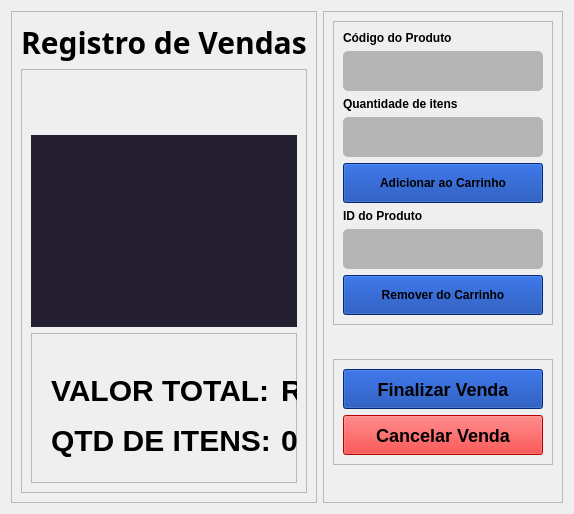
      <widget class="QWidget" name="page_4_venda">
       <layout class="QHBoxLayout" name="horizontalLayout_3">
        <item>
         <widget class="QFrame" name="frame_4">
          <property name="styleSheet">
           <string notr="true"/>
          </property>
          <property name="frameShape">
           <enum>QFrame::StyledPanel</enum>
          </property>
          <property name="frameShadow">
           <enum>QFrame::Raised</enum>
          </property>
          <layout class="QVBoxLayout" name="verticalLayout_5">
           <item alignment="Qt::AlignHCenter">
            <widget class="QLabel" name="label_title_carrinho">
             <property name="maximumSize">
              <size>
               <width>16777215</width>
               <height>45</height>
              </size>
             </property>
             <property name="font">
              <font>
               <family>Ubuntu Condensed</family>
               <pointsize>-1</pointsize>
               <bold>true</bold>
              </font>
             </property>
             <property name="styleSheet">
              <string notr="true">font-weight: bold;
color: black;
border: 0;
font-size: 30px</string>
             </property>
             <property name="text">
              <string>Registro de Vendas</string>
             </property>
            </widget>
           </item>
           <item>
            <widget class="QFrame" name="frame">
             <property name="frameShape">
              <enum>QFrame::StyledPanel</enum>
             </property>
             <property name="frameShadow">
              <enum>QFrame::Raised</enum>
             </property>
             <layout class="QVBoxLayout" name="verticalLayout_6">
              <item>
               <widget class="QLabel" name="error_registrar_venda">
                <property name="minimumSize">
                 <size>
                  <width>0</width>
                  <height>50</height>
                 </size>
                </property>
                <property name="styleSheet">
                 <string notr="true">color: red;
font-size: 12px;
font-weight: bold;</string>
                </property>
                <property name="text">
                 <string/>
                </property>
               </widget>
              </item>
              <item>
               <widget class="QTableView" name="carrinho_table">
                <property name="styleSheet">
                 <string notr="true">background: rgb(36, 31, 49);
color: white;
text-align: center;
border-radius: 0;</string>
                </property>
                <property name="selectionBehavior">
                 <enum>QAbstractItemView::SelectRows</enum>
                </property>
                <attribute name="horizontalHeaderVisible">
                 <bool>true</bool>
                </attribute>
                <attribute name="verticalHeaderVisible">
                 <bool>false</bool>
                </attribute>
               </widget>
              </item>
              <item>
               <widget class="QFrame" name="frame_6">
                <property name="minimumSize">
                 <size>
                  <width>0</width>
                  <height>150</height>
                 </size>
                </property>
                <property name="frameShape">
                 <enum>QFrame::StyledPanel</enum>
                </property>
                <property name="frameShadow">
                 <enum>QFrame::Raised</enum>
                </property>
                <widget class="QLabel" name="label_qtd_itens_carrinho">
                 <property name="geometry">
                  <rect>
                   <x>250</x>
                   <y>90</y>
                   <width>261</width>
                   <height>34</height>
                  </rect>
                 </property>
                 <property name="styleSheet">
                  <string notr="true">font-weight: bold;
color: black;
border: 0;
font-size: 30px</string>
                 </property>
                 <property name="text">
                  <string>0</string>
                 </property>
                </widget>
                <widget class="QLabel" name="label_qtd_itens_total">
                 <property name="geometry">
                  <rect>
                   <x>20</x>
                   <y>90</y>
                   <width>231</width>
                   <height>34</height>
                  </rect>
                 </property>
                 <property name="styleSheet">
                  <string notr="true">font-weight: bold;
color: black;
border: 0;
font-size: 30px</string>
                 </property>
                 <property name="text">
                  <string>QTD DE ITENS:</string>
                 </property>
                </widget>
                <widget class="QLabel" name="label_valor_total">
                 <property name="geometry">
                  <rect>
                   <x>20</x>
                   <y>40</y>
                   <width>221</width>
                   <height>34</height>
                  </rect>
                 </property>
                 <property name="styleSheet">
                  <string notr="true">font-weight: bold;
color: black;
border: 0;
font-size: 30px</string>
                 </property>
                 <property name="text">
                  <string>VALOR TOTAL:</string>
                 </property>
                </widget>
                <widget class="QLabel" name="label_valor_total_carrinho">
                 <property name="geometry">
                  <rect>
                   <x>250</x>
                   <y>40</y>
                   <width>501</width>
                   <height>34</height>
                  </rect>
                 </property>
                 <property name="styleSheet">
                  <string notr="true">font-weight: bold;
color: black;
border: 0;
font-size: 30px</string>
                 </property>
                 <property name="text">
                  <string>R$0,00</string>
                 </property>
                </widget>
               </widget>
              </item>
             </layout>
            </widget>
           </item>
          </layout>
         </widget>
        </item>
        <item>
         <widget class="QFrame" name="frame_5">
          <property name="minimumSize">
           <size>
            <width>240</width>
            <height>0</height>
           </size>
          </property>
          <property name="maximumSize">
           <size>
            <width>240</width>
            <height>16777215</height>
           </size>
          </property>
          <property name="styleSheet">
           <string notr="true"/>
          </property>
          <property name="frameShape">
           <enum>QFrame::StyledPanel</enum>
          </property>
          <property name="frameShadow">
           <enum>QFrame::Raised</enum>
          </property>
          <layout class="QVBoxLayout" name="verticalLayout_11">
           <item alignment="Qt::AlignVCenter">
            <widget class="QFrame" name="frame_25">
             <property name="frameShape">
              <enum>QFrame::StyledPanel</enum>
             </property>
             <property name="frameShadow">
              <enum>QFrame::Raised</enum>
             </property>
             <layout class="QVBoxLayout" name="verticalLayout_14">
              <item>
               <widget class="QLabel" name="label_cod_produto_carrinho">
                <property name="minimumSize">
                 <size>
                  <width>0</width>
                  <height>0</height>
                 </size>
                </property>
                <property name="maximumSize">
                 <size>
                  <width>16777215</width>
                  <height>35</height>
                 </size>
                </property>
                <property name="styleSheet">
                 <string notr="true">font-weight: bold;
color: black;
border: 0;</string>
                </property>
                <property name="text">
                 <string>Código do Produto</string>
                </property>
               </widget>
              </item>
              <item>
               <widget class="QLineEdit" name="lineEdit_cod_produto_carrinho">
                <property name="minimumSize">
                 <size>
                  <width>0</width>
                  <height>40</height>
                 </size>
                </property>
                <property name="maximumSize">
                 <size>
                  <width>16777215</width>
                  <height>40</height>
                 </size>
                </property>
                <property name="styleSheet">
                 <string notr="true">background: rgba(6, 0, 0, 0.25);
border-radius: 5px;
color: black;
font-size: 24px;</string>
                </property>
               </widget>
              </item>
              <item>
               <widget class="QLabel" name="label_qtd_itens">
                <property name="maximumSize">
                 <size>
                  <width>16777215</width>
                  <height>40</height>
                 </size>
                </property>
                <property name="styleSheet">
                 <string notr="true">font-weight: bold;
color: black;
border: 0;</string>
                </property>
                <property name="text">
                 <string>Quantidade de itens</string>
                </property>
               </widget>
              </item>
              <item>
               <widget class="QLineEdit" name="lineEdit_qtd_produto_carrinho_2">
                <property name="minimumSize">
                 <size>
                  <width>0</width>
                  <height>40</height>
                 </size>
                </property>
                <property name="maximumSize">
                 <size>
                  <width>16777215</width>
                  <height>40</height>
                 </size>
                </property>
                <property name="styleSheet">
                 <string notr="true">background: rgba(6, 0, 0, 0.25);
border-radius: 5px;
color: black;
font-size: 24px;</string>
                </property>
               </widget>
              </item>
              <item>
               <widget class="QPushButton" name="btn_add_carrinho">
                <property name="minimumSize">
                 <size>
                  <width>0</width>
                  <height>40</height>
                 </size>
                </property>
                <property name="maximumSize">
                 <size>
                  <width>16777215</width>
                  <height>40</height>
                 </size>
                </property>
                <property name="styleSheet">
                 <string notr="true">background: #0339A6;
font-weight: bold;</string>
                </property>
                <property name="text">
                 <string>Adicionar ao Carrinho</string>
                </property>
               </widget>
              </item>
              <item>
               <widget class="QLabel" name="label_id_produto">
                <property name="maximumSize">
                 <size>
                  <width>16777215</width>
                  <height>40</height>
                 </size>
                </property>
                <property name="styleSheet">
                 <string notr="true">font-weight: bold;
color: black;
border: 0;</string>
                </property>
                <property name="text">
                 <string>ID do Produto</string>
                </property>
               </widget>
              </item>
              <item>
               <widget class="QLineEdit" name="lineEdit_id_remove_carrinho">
                <property name="minimumSize">
                 <size>
                  <width>0</width>
                  <height>40</height>
                 </size>
                </property>
                <property name="maximumSize">
                 <size>
                  <width>16777215</width>
                  <height>40</height>
                 </size>
                </property>
                <property name="styleSheet">
                 <string notr="true">background: rgba(6, 0, 0, 0.25);
border-radius: 5px;
color: black;
font-size: 24px;</string>
                </property>
                <property name="text">
                 <string/>
                </property>
               </widget>
              </item>
              <item>
               <widget class="QPushButton" name="btn_remover_carrinho">
                <property name="minimumSize">
                 <size>
                  <width>0</width>
                  <height>40</height>
                 </size>
                </property>
                <property name="maximumSize">
                 <size>
                  <width>16777215</width>
                  <height>40</height>
                 </size>
                </property>
                <property name="styleSheet">
                 <string notr="true">background: #0339A6;
font-weight: bold;</string>
                </property>
                <property name="text">
                 <string>Remover do Carrinho</string>
                </property>
               </widget>
              </item>
             </layout>
            </widget>
           </item>
           <item alignment="Qt::AlignVCenter">
            <widget class="QFrame" name="frame_24">
             <property name="frameShape">
              <enum>QFrame::StyledPanel</enum>
             </property>
             <property name="frameShadow">
              <enum>QFrame::Raised</enum>
             </property>
             <layout class="QVBoxLayout" name="verticalLayout_18">
              <item>
               <widget class="QPushButton" name="btn_finalizar_venda">
                <property name="minimumSize">
                 <size>
                  <width>0</width>
                  <height>40</height>
                 </size>
                </property>
                <property name="maximumSize">
                 <size>
                  <width>16777215</width>
                  <height>40</height>
                 </size>
                </property>
                <property name="styleSheet">
                 <string notr="true">background: #0339A6;
font-weight: bold;
font-size: 18px;</string>
                </property>
                <property name="text">
                 <string>Finalizar Venda</string>
                </property>
               </widget>
              </item>
              <item>
               <widget class="QPushButton" name="btn_cancelar_venda">
                <property name="minimumSize">
                 <size>
                  <width>0</width>
                  <height>40</height>
                 </size>
                </property>
                <property name="maximumSize">
                 <size>
                  <width>16777215</width>
                  <height>40</height>
                 </size>
                </property>
                <property name="styleSheet">
                 <string notr="true">background: red;
font-weight: bold;
font-size: 18px;</string>
                </property>
                <property name="text">
                 <string>Cancelar Venda</string>
                </property>
               </widget>
              </item>
             </layout>
            </widget>
           </item>
          </layout>
         </widget>
        </item>
       </layout>
       <zorder>frame_5</zorder>
       <zorder>frame_4</zorder>
      </widget>
